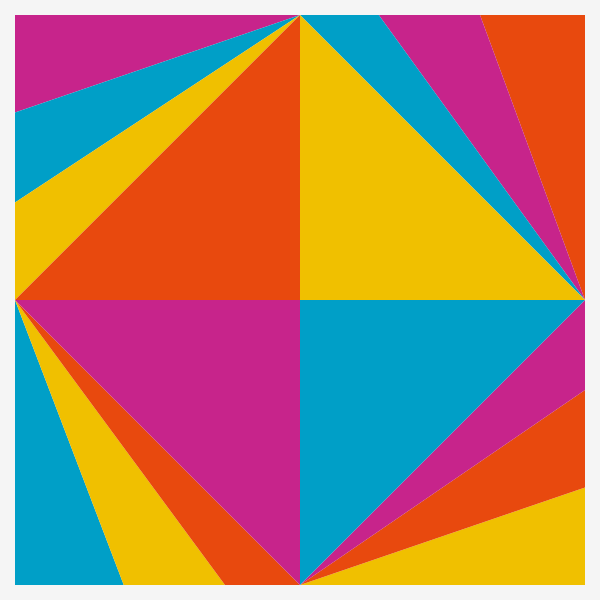
Frame 1 (no input)
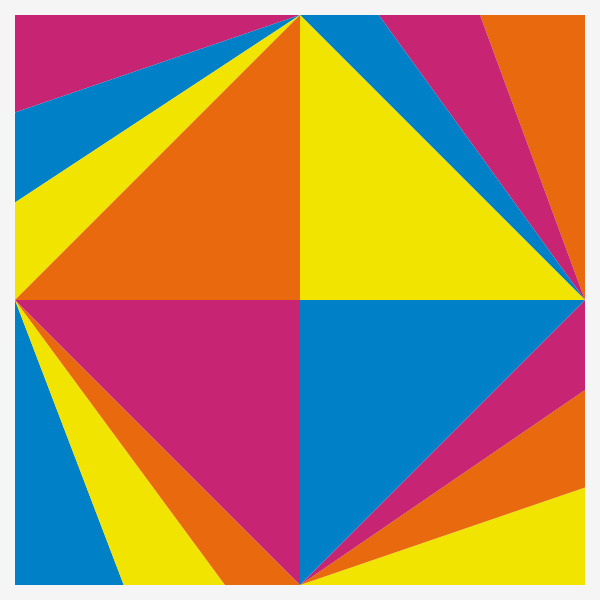
Frame 60 (no input)
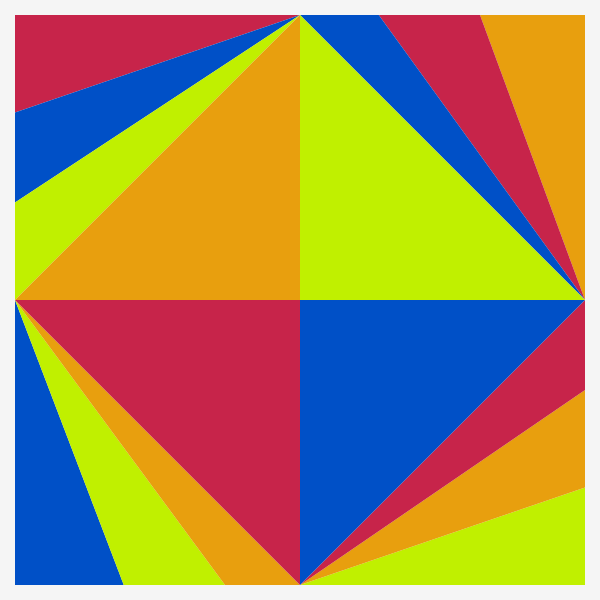
Frame 120 (the mouse pressed at the canvas centre since frame 60)

The p5.js sketch that drew these frames (run headless with seeded random() and noise() and a simulated clock; from frame 60 on, the mouse is pressed at the canvas centre):

// p5.js sketch
// ── sketch.js
// Quadro: Max Bill, "Geometric Composition", 1990
// Fonte: https://www.plazzart.com/en_GB/buy/contemporary-art/max-bill-geometric-composition-1990-signed-screenprint-492924

// Regola cromatica:
// La composizione utilizza quattro colori principali: magenta, azzurro, giallo e arancione.
// I colori sono distribuiti in fasce triangolari che si irradiano da quattro punti di convergenza.
// La variazione cromatica mantiene i rapporti tra i colori della palette originale. 
// Il tono cambia gradualmente nel tempo e attraverso l'interazione con il mouse. 
// Un clic genera una nuova combinazione cromatica.

// Parametri principali

let dimensione = 600;
let margine = 15;

let variazioneTono = 0;
let velocita = 0.15;
let tonoCasuale = 0;

let palette = [];

// Palette originale

let coloriOriginali = [
  [322, 82, 78],  // Magenta
  [192, 100, 78], // Azzurro
  [48, 100, 94],  // Giallo
  [16, 94, 91]    // Arancione
];

function setup() {
  createCanvas(dimensione, dimensione);

  colorMode(HSB, 360, 100, 100);

  frameRate(30);

  aggiornaPalette();
}

function draw() {

  background(0, 0, 96);

  // Variazione cromatica progressiva

  variazioneTono += velocita;

  aggiornaPalette();

  // Coordinate principali

  let x0 = margine;
  let y0 = margine;

  let x1 = dimensione - margine;
  let y1 = dimensione - margine;

  let cx = dimensione / 2;
  let cy = dimensione / 2;

  // Punti di convergenza

  let alto = [cx, y0];
  let destra = [x1, cy];
  let basso = [cx, y1];
  let sinistra = [x0, cy];

  // Quadrante superiore sinistro

  ventaglio(
    alto,
    [
      [x0, y0],
      [x0, y0 + 97.5],
      [x0, y0 + 187.5],
      sinistra,
      [cx, cy]
    ],
    [0, 1, 2, 3]
  );

  // Quadrante superiore destro

  ventaglio(
    destra,
    [
      [x1, y0],
      [x1 - 105, y0],
      [x1 - 206.25, y0],
      alto,
      [cx, cy]
    ],
    [3, 0, 1, 2]
  );

  // Quadrante inferiore destro

  ventaglio(
    basso,
    [
      [x1, y1],
      [x1, y1 - 97.5],
      [x1, y1 - 195],
      destra,
      [cx, cy]
    ],
    [2, 3, 0, 1]
  );

  // Quadrante inferiore sinistro

  ventaglio(
    sinistra,
    [
      [x0, y1],
      [x0 + 108.75, y1],
      [x0 + 210, y1],
      basso,
      [cx, cy]
    ],
    [1, 2, 3, 0]
  );

}


// Funzione per disegnare le fasce triangolari

function ventaglio(punto, confine, ordineColori) {

  for (let i = 0; i < confine.length - 1; i++) {

    let colore = palette[ordineColori[i]];

    fill(colore);

    noStroke();

    beginShape();

    vertex(punto[0], punto[1]);

    vertex(confine[i][0], confine[i][1]);

    vertex(confine[i + 1][0], confine[i + 1][1]);

    endShape(CLOSE);

  }

}


// Funzione per aggiornare la palette

function aggiornaPalette() {

  palette = [];

  for (let i = 0; i < coloriOriginali.length; i++) {

    let tono =
      (coloriOriginali[i][0] +
      variazioneTono +
      tonoCasuale + 360) % 360;

    let colore = color(
      tono,
      coloriOriginali[i][1],
      coloriOriginali[i][2]
    );

    palette.push(colore);

  }

}


// Interazione: clic del mouse

function mousePressed() {

  tonoCasuale = random(-35, 35);

  variazioneTono = 0;

}


// Interazione: velocità di animazione

function keyPressed() {

  if (key === ' ') {

    velocita = velocita === 0 ? 0.15 : 0;

  }

}
